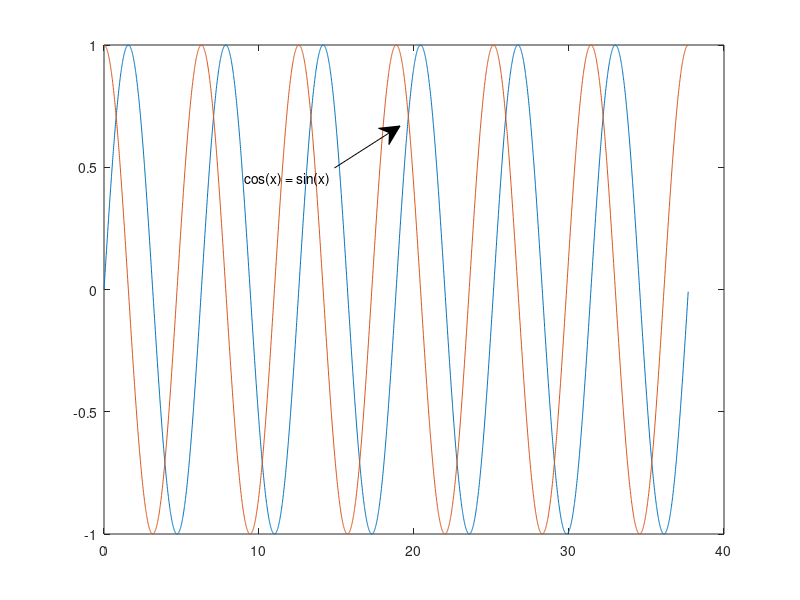

The MATLAB script that drew this image: (Note: this script raises an error after producing the figure.)
clf;
step=1e-2;
x= (0:step:12*pi);
sinx=sin(x);
cosx=cos(x);
L_sinx = plot(x, sinx); %创建sinx波形对象
hold on;
L_cosx = plot(x, cosx); %创建cosx波形对象
hold on;
arrText=annotation('textarrow',[0.418,0.5],[0.72,0.79],'String','cos(x) = sin(x)');
arrText.FontName="Times New Roman";
arrText.FontSize=14;
arrText.LineWidth=2;
arrText.String="test"